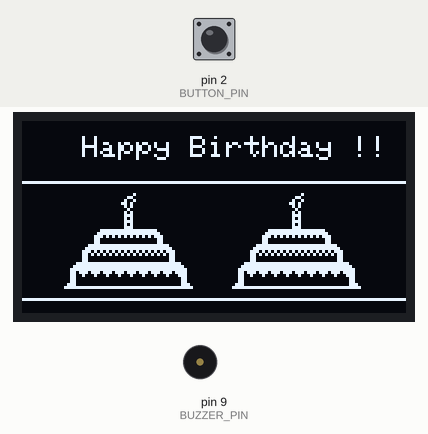
This sketch was run on a simulated Arduino Uno, built with avr-gcc and run on an emulated ATmega328P. Shown: 128×64 one-colour display, buzzer (waves = sounding). Inputs (shaded band) come from the test bench; at power-on: pin 2 (BUTTON_PIN) HIGH.

Above: at 0.1 s.
At 1.2 s:
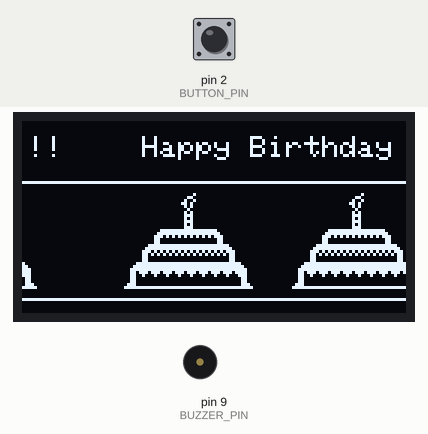
1.3 s: pin 2 (BUTTON_PIN) pulled LOW for 0.15 s
At 1.43 s:
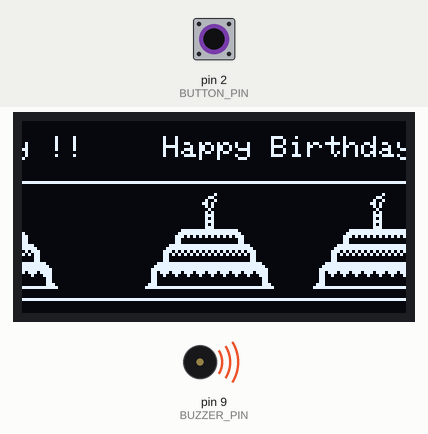
Timing chart, 0 to 8.0 s (numbered marks = the images above; inputs shaded):
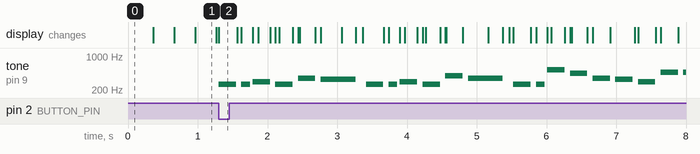

The sketch:

HappyBirthdayFinal.ino
```cpp
#include <Adafruit_GFX.h>
#include <Adafruit_SSD1306.h>
#include <Wire.h>

#include <pitches.h>

// -------------------------------------------------
// Copyright (c) 2022 HiBit <https://www.hibit.dev>
// -------------------------------------------------

#include "pitches.h"

#define BUZZER_PIN 9
#define BUTTON_PIN 2

#define ScreenWidth 128
#define ScreenHeight 64

Adafruit_SSD1306 display(ScreenWidth,ScreenHeight,&Wire,-1);

const unsigned char Cake01 [] PROGMEM = {
	0xff, 0xff, 0xff, 0xff, 0xff, 0xff, 0xff, 0xff, 0xff, 0xff, 0xff, 0xff, 0xff, 0xff, 0xff, 0xff,
	0x00, 0x00, 0x00, 0x00, 0x00, 0x00, 0x00, 0x00, 0x00, 0x00, 0x00, 0x00, 0x00, 0x00, 0x00, 0x00,
	0x00, 0x00, 0x00, 0x00, 0x00, 0x00, 0x00, 0x00, 0x00, 0x00, 0x00, 0x00, 0x00, 0x00, 0x00, 0x00,
	0x00, 0x00, 0x00, 0x00, 0x00, 0x00, 0x00, 0x00, 0x00, 0x00, 0x00, 0x00, 0x00, 0x00, 0x00, 0x00,
	0x00, 0x00, 0x00, 0x00, 0x04, 0x00, 0x00, 0x00, 0x00, 0x00, 0x00, 0x04, 0x00, 0x00, 0x00, 0x00,
	0x00, 0x00, 0x00, 0x00, 0x18, 0x00, 0x00, 0x00, 0x00, 0x00, 0x00, 0x18, 0x00, 0x00, 0x00, 0x00,
	0x00, 0x00, 0x00, 0x00, 0x24, 0x00, 0x00, 0x00, 0x00, 0x00, 0x00, 0x24, 0x00, 0x00, 0x00, 0x00,
	0x00, 0x00, 0x00, 0x00, 0x68, 0x00, 0x00, 0x00, 0x00, 0x00, 0x00, 0x68, 0x00, 0x00, 0x00, 0x00,
	0x00, 0x00, 0x00, 0x00, 0x28, 0x00, 0x00, 0x00, 0x00, 0x00, 0x00, 0x28, 0x00, 0x00, 0x00, 0x00,
	0x00, 0x00, 0x00, 0x00, 0x10, 0x00, 0x00, 0x00, 0x00, 0x00, 0x00, 0x10, 0x00, 0x00, 0x00, 0x00,
	0x00, 0x00, 0x00, 0x00, 0x28, 0x00, 0x00, 0x00, 0x00, 0x00, 0x00, 0x28, 0x00, 0x00, 0x00, 0x00,
	0x00, 0x00, 0x00, 0x00, 0x38, 0x00, 0x00, 0x00, 0x00, 0x00, 0x00, 0x38, 0x00, 0x00, 0x00, 0x00,
	0x00, 0x00, 0x00, 0x00, 0x28, 0x00, 0x00, 0x00, 0x00, 0x00, 0x00, 0x28, 0x00, 0x00, 0x00, 0x00,
	0x00, 0x00, 0x00, 0x00, 0x38, 0x00, 0x00, 0x00, 0x00, 0x00, 0x00, 0x38, 0x00, 0x00, 0x00, 0x00,
	0x00, 0x00, 0x00, 0x00, 0x28, 0x00, 0x00, 0x00, 0x00, 0x00, 0x00, 0x28, 0x00, 0x00, 0x00, 0x00,
	0x00, 0x00, 0x00, 0x00, 0x38, 0x00, 0x00, 0x00, 0x00, 0x00, 0x00, 0x38, 0x00, 0x00, 0x00, 0x00,
	0x00, 0x00, 0x00, 0x3f, 0xff, 0xf8, 0x00, 0x00, 0x00, 0x00, 0x3f, 0xff, 0xf8, 0x00, 0x00, 0x00,
	0x00, 0x00, 0x00, 0x7f, 0xff, 0xfc, 0x00, 0x00, 0x00, 0x00, 0x7f, 0xff, 0xfc, 0x00, 0x00, 0x00,
	0x00, 0x00, 0x00, 0xea, 0xaa, 0xae, 0x00, 0x00, 0x00, 0x00, 0xea, 0xaa, 0xae, 0x00, 0x00, 0x00,
	0x00, 0x00, 0x00, 0xc0, 0x00, 0x06, 0x00, 0x00, 0x00, 0x00, 0xc0, 0x00, 0x06, 0x00, 0x00, 0x00,
	0x00, 0x00, 0x00, 0xc0, 0x00, 0x06, 0x00, 0x00, 0x00, 0x00, 0xc0, 0x00, 0x06, 0x00, 0x00, 0x00,
	0x00, 0x00, 0x03, 0xff, 0xff, 0xff, 0x80, 0x00, 0x00, 0x03, 0xff, 0xff, 0xff, 0x80, 0x00, 0x00,
	0x00, 0x00, 0x07, 0xff, 0xff, 0xff, 0xc0, 0x00, 0x00, 0x07, 0xff, 0xff, 0xff, 0xc0, 0x00, 0x00,
	0x00, 0x00, 0x0e, 0xaa, 0xaa, 0xaa, 0xe0, 0x00, 0x00, 0x0e, 0xaa, 0xaa, 0xaa, 0xe0, 0x00, 0x00,
	0x00, 0x00, 0x0d, 0x55, 0x55, 0x55, 0x60, 0x00, 0x00, 0x0d, 0x55, 0x55, 0x55, 0x60, 0x00, 0x00,
	0x00, 0x00, 0x0c, 0x00, 0x00, 0x00, 0x60, 0x00, 0x00, 0x0c, 0x00, 0x00, 0x00, 0x60, 0x00, 0x00,
	0x00, 0x00, 0x0c, 0x00, 0x00, 0x00, 0x60, 0x00, 0x00, 0x0c, 0x00, 0x00, 0x00, 0x60, 0x00, 0x00,
	0x00, 0x00, 0x3f, 0xff, 0xff, 0xff, 0xf8, 0x00, 0x00, 0x3f, 0xff, 0xff, 0xff, 0xf8, 0x00, 0x00,
	0x00, 0x00, 0x7f, 0xff, 0xff, 0xff, 0xfc, 0x00, 0x00, 0x7f, 0xff, 0xff, 0xff, 0xfc, 0x00, 0x00,
	0x00, 0x00, 0xff, 0xff, 0xff, 0xff, 0xfe, 0x00, 0x00, 0xff, 0xff, 0xff, 0xff, 0xfe, 0x00, 0x00,
	0x00, 0x00, 0xdd, 0xdd, 0xdd, 0xdd, 0xde, 0x00, 0x00, 0xdd, 0xdd, 0xdd, 0xdd, 0xde, 0x00, 0x00,
	0x00, 0x00, 0xc8, 0x88, 0x88, 0x88, 0x8e, 0x00, 0x00, 0xc8, 0x88, 0x88, 0x88, 0x8e, 0x00, 0x00,
	0x00, 0x00, 0xc0, 0x00, 0x00, 0x00, 0x06, 0x00, 0x00, 0xc0, 0x00, 0x00, 0x00, 0x06, 0x00, 0x00,
	0x00, 0x00, 0xc0, 0x00, 0x00, 0x00, 0x06, 0x00, 0x00, 0xc0, 0x00, 0x00, 0x00, 0x06, 0x00, 0x00,
	0x00, 0x01, 0xc0, 0x00, 0x00, 0x00, 0x07, 0x00, 0x01, 0xc0, 0x00, 0x00, 0x00, 0x07, 0x00, 0x00,
	0x00, 0x03, 0xff, 0xff, 0xff, 0xff, 0xff, 0x80, 0x03, 0xff, 0xff, 0xff, 0xff, 0xff, 0x80, 0x00,
	0x00, 0x00, 0x00, 0x00, 0x00, 0x00, 0x00, 0x00, 0x00, 0x00, 0x00, 0x00, 0x00, 0x00, 0x00, 0x00,
	0x00, 0x00, 0x00, 0x00, 0x00, 0x00, 0x00, 0x00, 0x00, 0x00, 0x00, 0x00, 0x00, 0x00, 0x00, 0x00,
	0x00, 0x00, 0x00, 0x00, 0x00, 0x00, 0x00, 0x00, 0x00, 0x00, 0x00, 0x00, 0x00, 0x00, 0x00, 0x00,
	0xff, 0xff, 0xff, 0xff, 0xff, 0xff, 0xff, 0xff, 0xff, 0xff, 0xff, 0xff, 0xff, 0xff, 0xff, 0xff
};

int melody[] = {
  NOTE_C4, NOTE_C4,
  NOTE_D4, NOTE_C4, NOTE_F4,
  NOTE_E4, NOTE_C4, NOTE_C4,
  NOTE_D4, NOTE_C4, NOTE_G4,
  NOTE_F4, NOTE_C4, NOTE_C4,

  NOTE_C5, NOTE_A4, NOTE_F4,
  NOTE_E4, NOTE_D4, NOTE_AS4, NOTE_AS4,
  NOTE_A4, NOTE_F4, NOTE_G4,
  NOTE_F4
};

int durations[] = {
  4, 8,
  4, 4, 4,
  2, 4, 8,
  4, 4, 4,
  2, 4, 8,

  4, 4, 4,
  4, 4, 4, 8,
  4, 4, 4,
  2
};

void setup()
{
  Serial.begin(9600);
  pinMode(BUZZER_PIN, OUTPUT);
  pinMode(BUTTON_PIN, INPUT_PULLUP);

  display.begin(SSD1306_SWITCHCAPVCC, 0x3C);
  display.clearDisplay();

  display.setTextSize(1);
  display.setTextColor(SSD1306_WHITE);

  display.setCursor(20, 5);
  display.println("Happy Birthday !!");
  display.drawBitmap(0,20,Cake01,128,40,1);
  display.display();
  display.startscrollright(0, 1);
}

void loop()
{
  if (digitalRead(BUTTON_PIN) == LOW){

  int size = sizeof(durations) / sizeof(int);

  for (int note = 0; note < size; note++) {

    int duration = 1000 / durations[note];
    tone(BUZZER_PIN, melody[note], duration);

    int pauseBetweenNotes = duration * 1.30;
    delay(pauseBetweenNotes);


    noTone(BUZZER_PIN);
    }
  }
}
```

Measured:
- after the input at 1.3 s, tone on pin 9 (BUZZER_PIN): plays 262 Hz for 0.25 s, 262 Hz for 0.13 s, 294 Hz for 0.25 s, 262 Hz for 0.25 s, 349 Hz for 0.25 s, 330 Hz for 0.50 s … (21 notes in this stretch), starting at once
